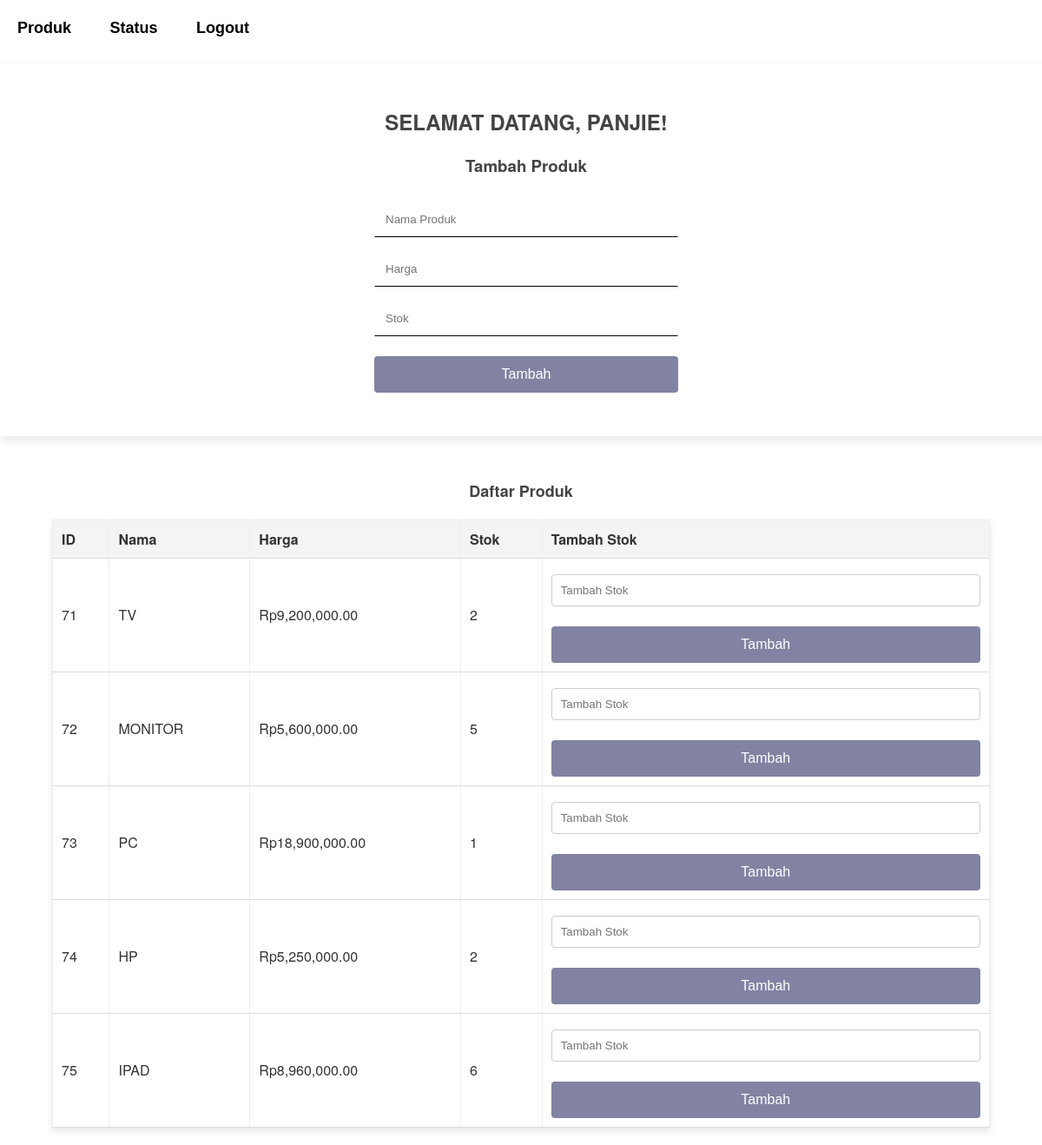
Screenshot of /Kasir-project/home.php (signed in) with the database file from the repository.
### tables this page shows
CREATE TABLE `products` (
  `id` int(11) NOT NULL,
  `name` varchar(100) NOT NULL,
  `price` decimal(10,2) NOT NULL,
  `stock` int(11) NOT NULL,
  `product_id` int(11) NOT NULL,
  `profit_margin` decimal(10,2) NOT NULL
);

### Kasir-project/home.php (the view, shortened to what this page needs)
<?php
include 'ayamgoreng.php';
$sql = "SELECT * FROM products";
$result = $conn->query($sql);
?>
<!DOCTYPE html>
<html>
<head>
    <link rel="stylesheet" href="gado-gado.css">
</head>
<body>
<div class="navbar">
    <a href="buy.php" class="header">Produk</a>
    <a href="status_pembelian.php" class="header">Status</a>
    <a href="logout.php" class="header">Logout</a>
</div>
  <div class="wrapperrumah">
    <h2>Selamat datang, <?php echo $_SESSION['username']; ?>!</h2>
    <h3>Tambah Produk</h3>
    <form method="POST">
        <input type="text" name="name" placeholder="Nama Produk" class="inputrumah nama buyinput" required><br>
        <input type="number" name="price" placeholder="Harga" class="inputrumah harga buyinput" required><br>
        <input type="number" name="stock" placeholder="Stok" class="inputrumah stok buyinput" required><br>
        <button type="submit" class="tombolpanji">Tambah</button>
    </form>
    </div>
    <h3 id="ngantuk">Daftar Produk</h3>
    <table border="1">
        <tr>
            <th>ID</th>
            <th>Nama</th>
            <th>Harga</th>
            <th>Stok</th>
            <th>Tambah Stok</th>
        </tr>
        <?php
        if ($result->num_rows > 0) {
            while($row = $result->fetch_assoc()) {
                echo "
                <div class='tables'>
                <tbody>
                <tr>
                        <td>" . $row['id'] . "</td>
                        <td>" . $row['name'] . "</td>
                        <td>Rp" . number_format($row['price'], 2) . "</td>
                        <td>" . $row['stock'] . "</td>
                        <td>
                            <form method='POST' style='display: inline;'>
                                <input type='hidden' name='product_id' value='" . $row['id'] . "'>
                                <input type='number' name='additional_stock' placeholder='Tambah Stok' id='stokss' required>
                                <input type='hidden' class='stoks' name='update_stock' ' >
                                <button type='submit' class='tombolpanji'>Tambah</button>
                            </form>
                        </td>
                      </tr>
                      </div>
                      </tbody>";
            }
        } else {
            echo "<tr><td colspan='5'>Tidak ada produk</td></tr>";
        }
        ?>
    </table>
</body>
</html>

### Kasir-project/gado-gado.css (style rules this page uses)
body { font-family: 'Helvetica Neue', sans-serif; background: url(mountain-4k.jpg) no-repeat center fixed; background-size: cover; margin: 0; padding: 0; color: #333; }
h1, h2, h3 { color: #444; font-weight: bold; margin-bottom: 20px; }
h2 { text-transform: uppercase; }
form { margin: 20px auto; width: 350px; text-align: left; }
#ngantuk { text-align: center; font-size: large; }
input, select { width: 100%; padding: 12px; margin: 8px 0; box-sizing: border-box; border: 1px solid #ffffff; border-bottom: 1px solid; background-color: #ffffff; transition: background-color 0.3s ease; }
button { padding: 12px; background-color: #28a745; color: white; border: none; border-radius: 4px; cursor: pointer; width: 100%; font-size: 16px; transition: background-color 0.3s ease; }
table { margin: 20px auto; width: 90%; border-collapse: collapse; box-shadow: 0 4px 8px rgba(0, 0, 0, 0.1); border: none; }
th, td { padding: 10px; text-align: left; border-bottom: 1px solid #ddd; background-color: #fff; }
th { background-color: #f4f4f4; font-weight: bold; color: #333; }
.wrapperrumah { background-color: rgb(255, 255, 255); width: 96%; padding: 30px; position: relative; margin: 50px auto; box-shadow: 0 4px 12px rgba(0, 0, 0, 0.1); text-align: center; }
.tombolpanji { margin-top: 15px; background-color: rgb(130, 130, 163); }
#stokss { border: 1px solid #ccc; padding: 10px; border-radius: 4px; }
.header { text-decoration: none; color: black; font-size: large; padding: 20px; position: relative; top: 20px; font-family:Arial, Helvetica, sans-serif; font-weight: 600; }

### rows the page displays
products: id "71", name "TV", price "9,200,000.00", stock "2"
products: id "72", name "MONITOR", price "5,600,000.00", stock "5"
products: id "73", name "PC", price "18,900,000.00", stock "1"
products: id "74", name "HP", price "5,250,000.00", stock "2"
products: id "75", name "IPAD", price "8,960,000.00", stock "6"

### other values shown
$_SESSION['username'] "PANJIE"
